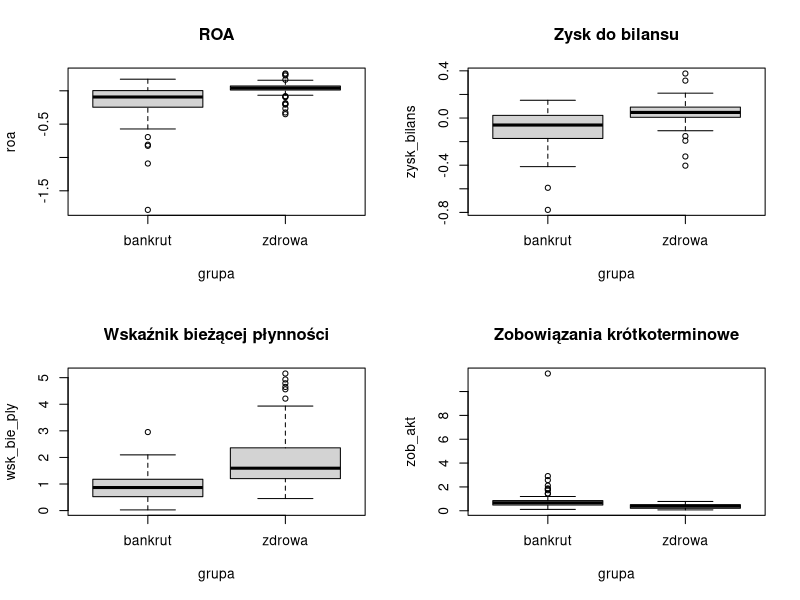
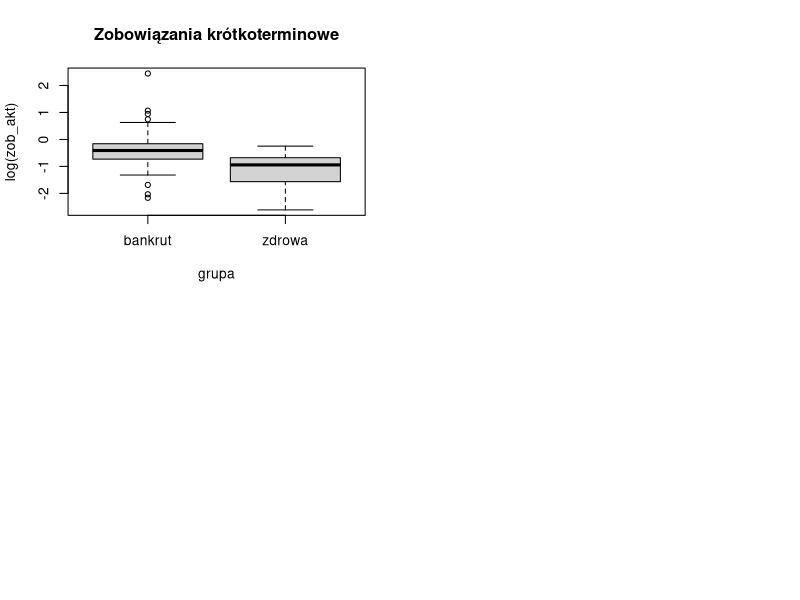
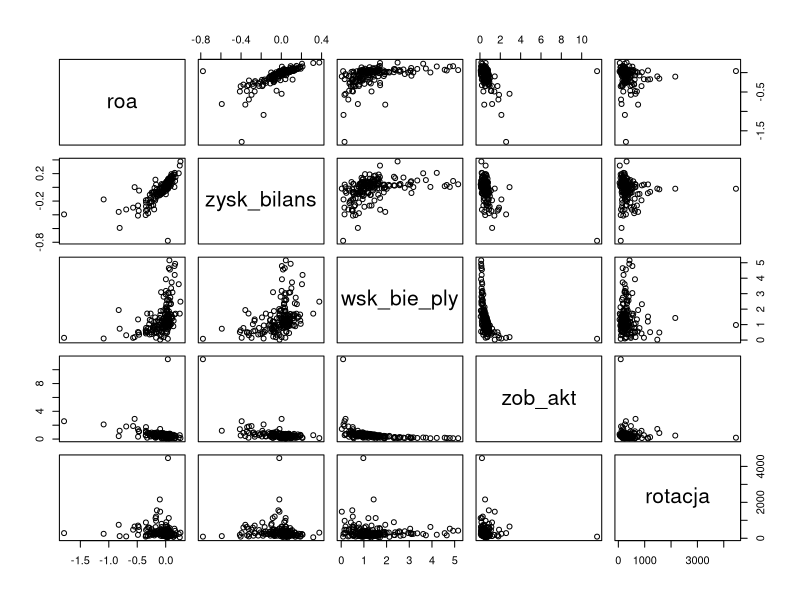
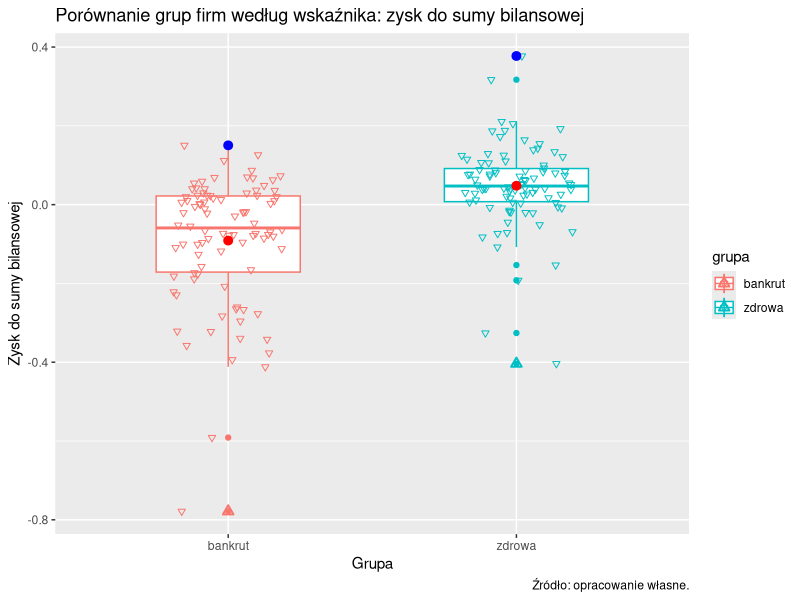
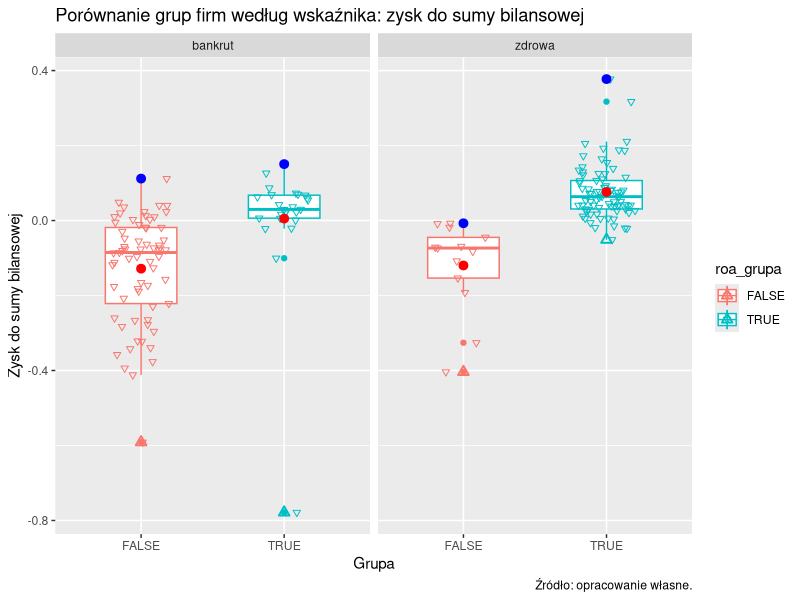
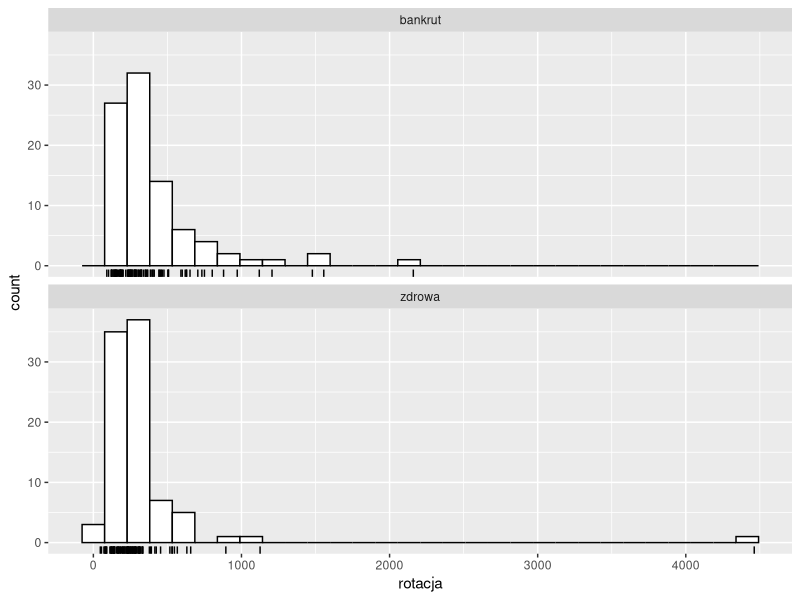
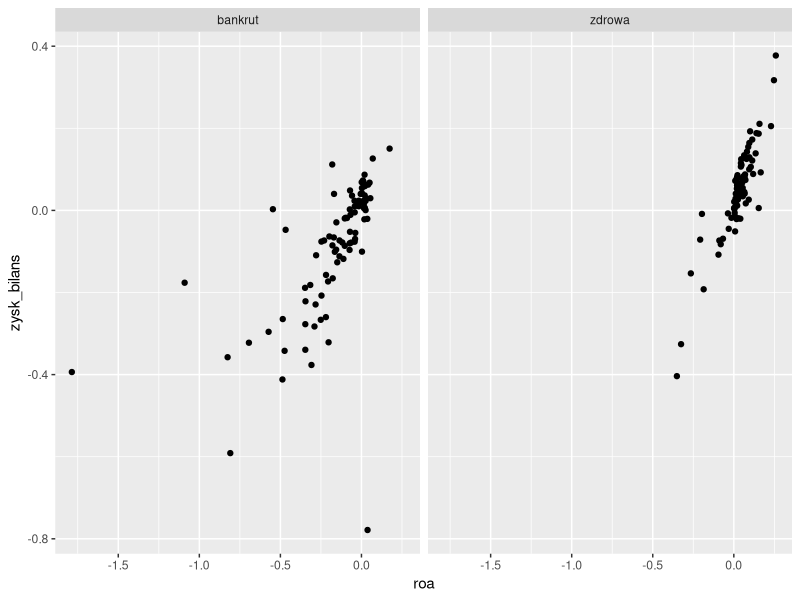
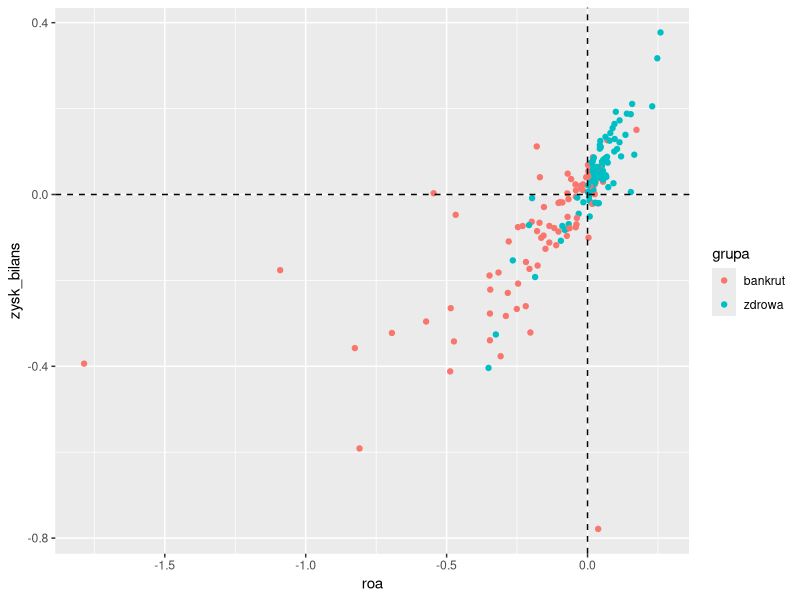

These charts were generated, in order, by the following R code: (Note: this script raises an error after producing the figures.)
## ---- chunk 1
library(readxl)
#install.packages("tidyverse") ## kolekcja pakietów do analizy danych
library(tidyverse)
## ---- chunk 2
spolki <- read_excel(path = "../data-raw/spolki_akcyjne_bankrut.xlsx",
                     col_names = c("id", "roa", "zysk_bilans", "wsk_bie_ply", "zob_akt", "rotacja", "grupa"), 
                     skip = 1)
spolki
## ---- chunk 3
table(spolki$grupa)
## ---- chunk 4
count(spolki, grupa, name = "liczba")
## ---- chunk 5
par(mfrow = c(2, 2))
boxplot(roa ~ grupa, data = spolki, main = "ROA")
boxplot(zysk_bilans ~ grupa, data = spolki, main = "Zysk do bilansu")
boxplot(wsk_bie_ply ~ grupa, data = spolki, main = "Wskaźnik bieżącej płynności")
boxplot(zob_akt ~ grupa, data = spolki, main = "Zobowiązania krótkoterminowe")
## ---- chunk 6
boxplot(log(zob_akt) ~ grupa, data = spolki, main = "Zobowiązania krótkoterminowe")
## ---- chunk 7
pairs(spolki[, 2:6])
round(cor(spolki[, 2:6], method = "spearman"), 2)
## ---- chunk 8
count(spolki, grupa, wsk = wsk_bie_ply <= 1.2)
## ---- chunk 9
aggregate(zob_akt ~ grupa, data = spolki, FUN = median)
aggregate(zob_akt ~ grupa, data = spolki, FUN = mean)
## ---- chunk 10
count(spolki, grupa, roa < 0)
count(spolki, grupa, zysk_bilans < 0)
## ---- chunk 11
wynik <- round(mean(spolki$roa),4)
## ---- chunk 12
round(mean(spolki$roa),3) ## wersja zagnieżdżona

spolki$roa %>% mean(.) %>% round(.,3) ## wersja z przetwarzaniem potokowym
## ---- chunk 13
summarise( group_by(spolki, grupa),  m = median(roa))

spolki %>% 
  group_by(grupa) %>%  
  summarise(m = median(roa))
## ---- chunk 14
head(spolki)
## ---- chunk 15
ggplot(data = spolki, aes(x = grupa, y = zysk_bilans, color = grupa)) + 
  geom_boxplot(width = 0.5) +
  geom_jitter(width = 0.2, shape = 6) +
  stat_summary(fun = mean, color = "red") + 
  stat_summary(fun = max, color = "blue") + 
  stat_summary(fun = min, shape = 2) + 
  labs(x = "Grupa", y = "Zysk do sumy bilansowej", 
       title = "Porównanie grup firm według wskaźnika: zysk do sumy bilansowej",
       caption = "Źródło: opracowanie własne.")
## ---- chunk 16
spolki %>%
  mutate(roa_grupa = roa >= 0) %>%
  ggplot(data = ., aes(x = roa_grupa, y = zysk_bilans, color = roa_grupa)) + 
  geom_boxplot(width = 0.5) +
  geom_jitter(width = 0.2, shape = 6) +
  stat_summary(fun = mean, color = "red") + 
  stat_summary(fun = max, color = "blue") + 
  stat_summary(fun = min, shape = 2) + 
  labs(x = "Grupa", y = "Zysk do sumy bilansowej", 
       title = "Porównanie grup firm według wskaźnika: zysk do sumy bilansowej",
       caption = "Źródło: opracowanie własne.") +
  facet_wrap(~grupa)
## ---- chunk 17
ggplot(data  = spolki, aes(x = rotacja)) + 
  geom_histogram(fill = "white", color = "black") +
  geom_rug() + 
  facet_wrap(~grupa, nrow = 2)
## ---- chunk 18
ggplot(data = spolki, aes(x = roa, y= zysk_bilans)) + 
  geom_point() + 
  facet_wrap(~grupa)

ggplot(data = spolki, aes(x = roa, y= zysk_bilans, color = grupa)) + 
  geom_point() +
  geom_hline(yintercept = 0, linetype = "dashed") +
  geom_vline(xintercept = 0, linetype = "dashed")
## ---- chunk 19
wykres_rozrzutu <- ggplot(data = spolki, aes(x = roa, y= zysk_bilans, color = grupa)) + 
  geom_point() +
  geom_hline(yintercept = 0, linetype = "dashed") +
  geom_vline(xintercept = 0, linetype = "dashed")

ggsave(plot = wykres_rozrzutu, filename = "wykres_rozrzutu.png", 
       width = 15, height = 10, units = "cm")

ggsave(plot = wykres_rozrzutu, filename = "wykres_rozrzutu.pdf")

getwd() ## get working directory
## ---- chunk 20
getwd()
saveRDS(object = spolki, file = "../data/spolki_bankructwa.rds")
